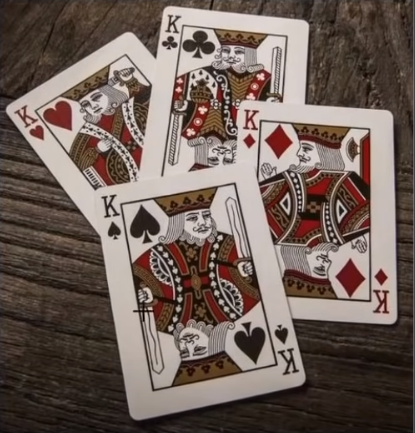
#> input picture Resources/cards.jpg, 415 x 433 px, given in place of the camera
$ python color_detector.py
#> lines starting #> are read from the running program, lines starting #| are printed output that depends on the picture; after the words box and inside, x2 and y2 are one past the last pixel; in counts of white or black regions, pixels touching at a corner belong together
"""
In this script, I've created a basic computer vision application using the OpenCV library.
It enables video capture from the computer's camera or webcam and applies color filtering based on
the HSV (Hue, Saturation, Value) color space.
The unique feature is the interactive color filter adjustment using trackbars, which allows to detect objects in
real-time based the desired color range.
"""

import cv2
import numpy as np

# initialize the webcam
cap = cv2.VideoCapture(0)

# set the frame width and height for the video capture
frameWidth = 640
frameHeight = 480
cap.set(3, frameWidth)
cap.set(4, frameHeight)


# define an empty callback function to be used for trackbars
def empty(a):
    pass


# create an HSV (Hue, Saturation, Value) color space window and set its size:
cv2.namedWindow("HSV")
cv2.resizeWindow("HSV", 640, 240)

# create trackbars for adjusting the HSV range for color filtering
cv2.createTrackbar("Hue Min", "HSV", 0, 179, empty)
#> slider 'Hue Min' is set to 35
cv2.createTrackbar("Sat Min", "HSV", 0, 255, empty)
#> slider 'Sat Min' is set to 51
cv2.createTrackbar("Value Min", "HSV", 0, 255, empty)
#> slider 'Value Min' is set to 51
cv2.createTrackbar("Hue Max", "HSV", 179, 179, empty)
cv2.createTrackbar("Sat Max", "HSV", 255, 255, empty)
cv2.createTrackbar("Value Max", "HSV", 255, 255, empty)


# create a loop for video capturing and processing
while True:
    # read a frame from the webcam
    success, img = cap.read()
#> img is the input picture: shape (433, 415, 3); mean B, G, R 89.3, 96.5, 111.9

    # convert the captured frame from BGR to HSV
    imgHsv = cv2.cvtColor(img, cv2.COLOR_BGR2HSV)
#> imgHsv: shape (433, 415, 3); mean H, S, V 12.8, 72.4, 111.9

    # retrieve the current trackbar values - to be saved to use in the paint project
    h_min = cv2.getTrackbarPos("Hue Min", "HSV")
    s_min = cv2.getTrackbarPos("Sat Min", "HSV")
    v_min = cv2.getTrackbarPos("Value Min", "HSV")
    h_max = cv2.getTrackbarPos("Hue Max", "HSV")
    s_max = cv2.getTrackbarPos("Sat Max", "HSV")
    v_max = cv2.getTrackbarPos("Value Max", "HSV")

    # define lower and upper bounds for the HSV color range
    lower = np.array([h_min, s_min, v_min])
    upper = np.array([h_max, s_max, v_max])

    # create a mask to filters out colors outside the specified HSV range
    mask = cv2.inRange(imgHsv, lower, upper)
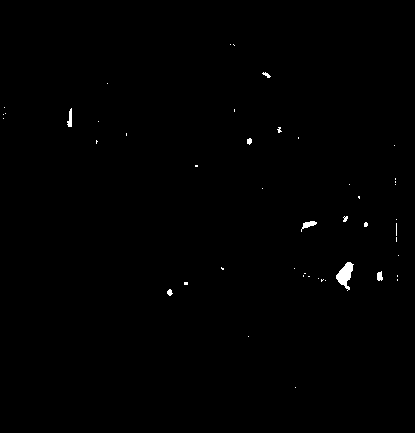
#> mask: shape (433, 415); 0.38% white; 47 white regions (39 under 20 px), largest, box (x1, y1, x2, y2) and area: (336, 262, 354, 291) 265, (301, 221, 317, 232) 73, (67, 108, 72, 127) 62

    # apply the mask to the original frame to highlight the selected color
    result = cv2.bitwise_and(img, img, mask=mask)

    # convert the masked image to grayscale
    mask = cv2.cvtColor(mask, cv2.COLOR_GRAY2BGR)

    # Stack the images horizontally and display them, when the 'q' key is pressed - exit
    hStack = np.hstack([img, mask, result])
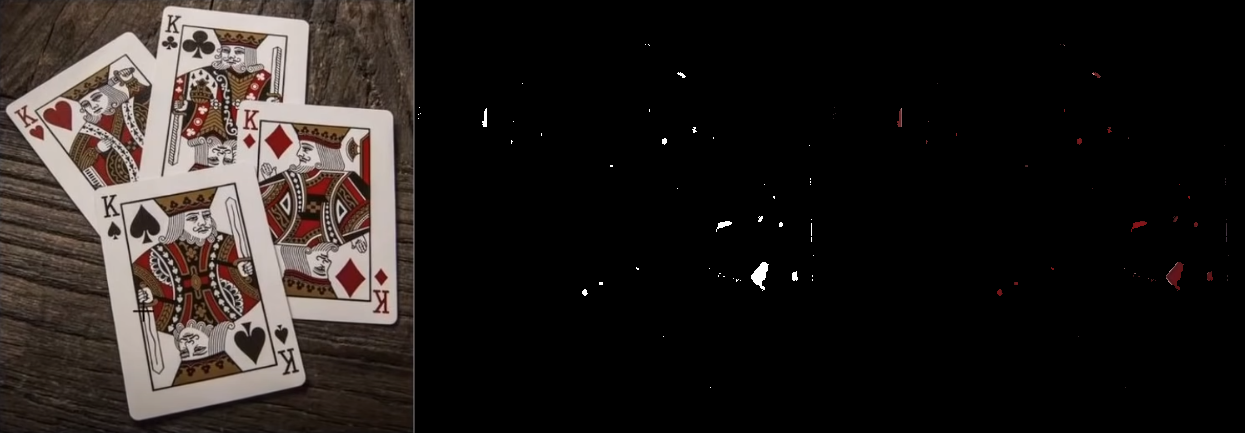
#> hStack: shape (433, 1245, 3); mean B, G, R 30.1, 32.5, 37.7
    cv2.imshow('Horizontal Stacking', hStack)
    if cv2.waitKey(1) & 0xFF == ord('q'):
#> (key q is pressed here)
        break

# release the camera and close all OpenCV windows
cap.release()
cv2.destroyAllWindows()

$ run again, on Resources/Peru_lake.png
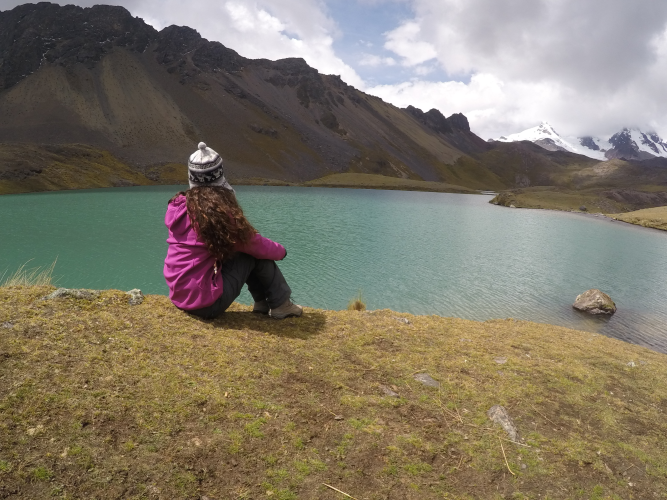
#> input picture Resources/Peru_lake.png, 667 x 500 px, given in place of the camera
#> img is the input picture: shape (500, 667, 3); mean B, G, R 104.2, 120.3, 128
#> imgHsv: shape (500, 667, 3); mean H, S, V 57.7, 70.8, 133.8
#> `mask = cv2.inRange(imgHsv, lower, upper)`:
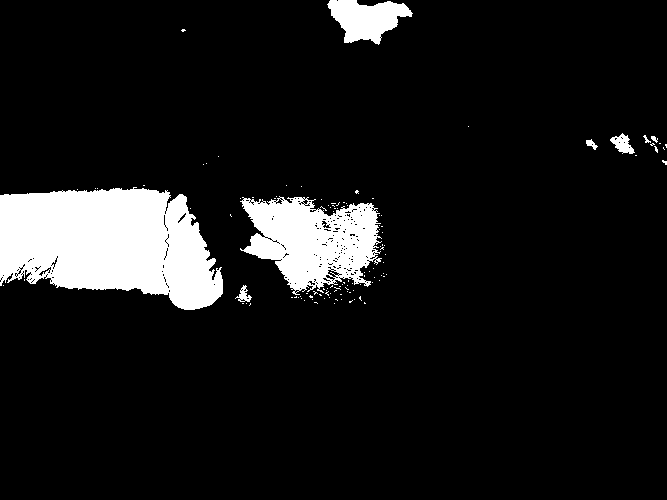
#> mask: shape (500, 667); 9.6% white; 116 white regions (108 under 20 px), largest, box (x1, y1, x2, y2) and area: (0, 187, 223, 310) 20087, (240, 196, 382, 295) 8771, (327, 0, 413, 45) 2334
#> `hStack = np.hstack([img, mask, result])`:
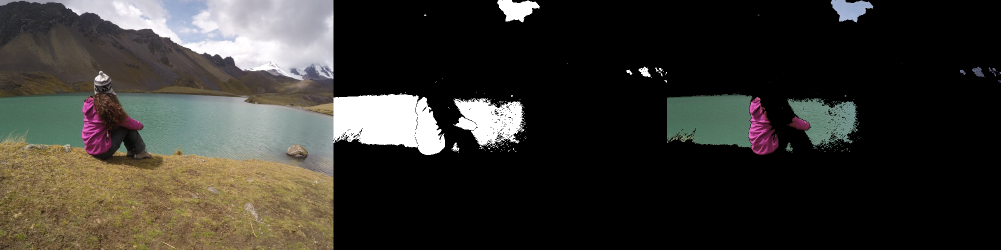
#> hStack: shape (500, 2001, 3) (shown at 1/2 size); mean B, G, R 46.4, 51.9, 54
